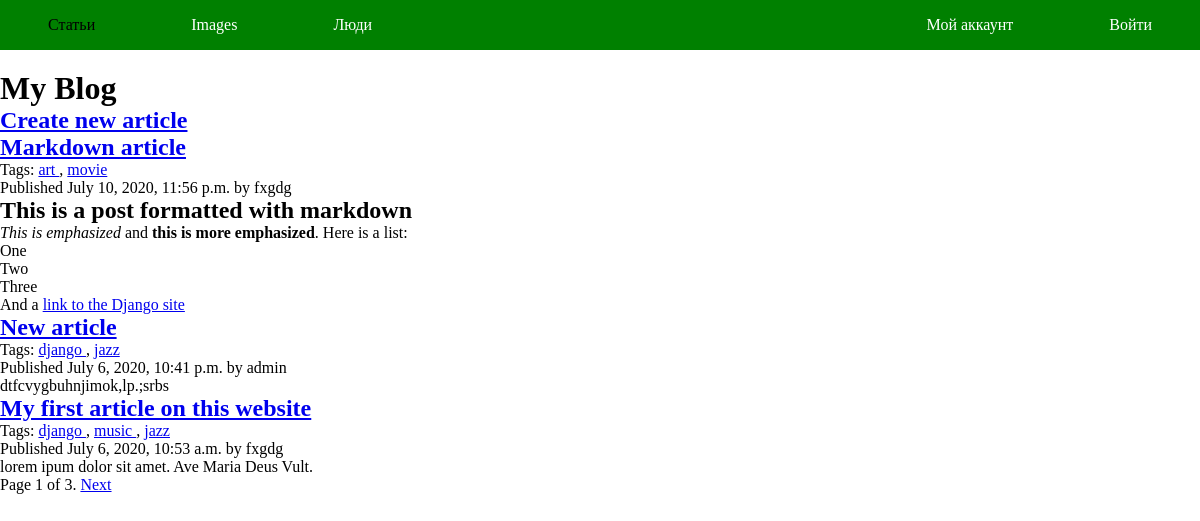
The page /articles/ on the database as committed earlier.
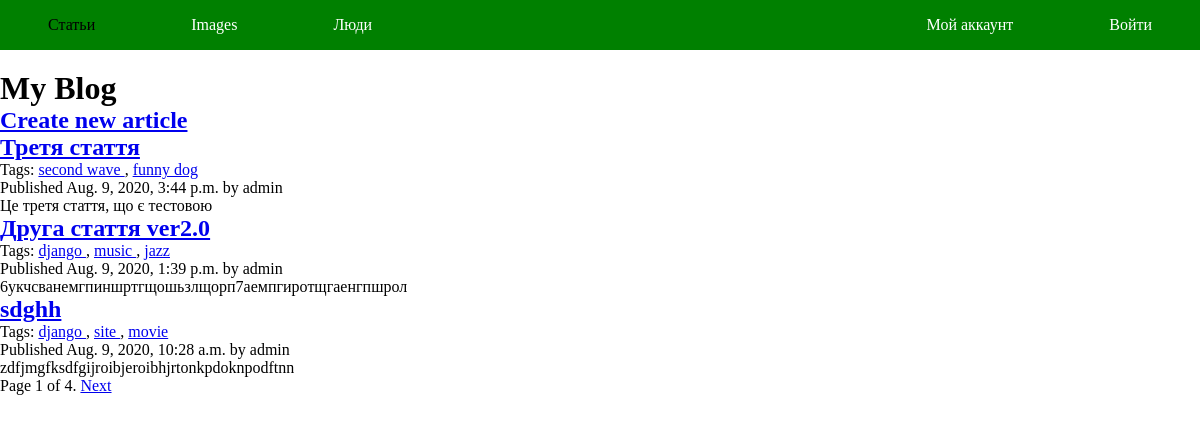
The same page on the database as committed later.
### articles/models.py (models this page shows, shortened)
class Article(models.Model):
    title = models.CharField(max_length=50)
    author = models.ForeignKey(User, on_delete=models.CASCADE)
    text = models.TextField(max_length=10000)
    date_created = models.DateTimeField(auto_now_add=True)
    date_updated = models.DateTimeField(auto_now=True)
    slug = models.SlugField(max_length=50)
    objects = models.Manager
    tags = TaggableManager()
    class Meta:
        ordering = ('-date_created',)
    def get_absolute_url(self):
        return reverse('articles:article_detail', args=[self.date_created.year,
                                                        self.date_created.month,
                                                        self.date_created.day, self.slug])

### articles/views.py (the view)
# urls.py: path('', views.all_articles, name='all_articles'),
def all_articles(request, tag_slug=None):
    articles = Article.objects.all()
    tag = None
    if tag_slug:
        tag = get_object_or_404(Tag, slug=tag_slug)
        articles = articles.filter(tags__in=[tag])
    paginator = Paginator(articles, 3)
    page = request.GET.get('page')
    try:
        articles = paginator.page(page)
    except PageNotAnInteger:
        articles = paginator.page(1)
    except EmptyPage:
        articles = paginator.page(paginator.num_pages)
    return render(request, 'articles/post/list.html', {'page': page,
                                                       'articles': articles,
                                                       'tag': tag,
                                                       'section': 'articles'})

### articles/templatetags/article_tags.py (called while the page is built)
@register.simple_tag
def total_articles():
    return Article.objects.count()

@register.inclusion_tag('articles/post/latest_articles.html')
def show_latest_articles(count=5):
    latest_articles = Article.objects.order_by('-date_created')[:count]
    return {'latest_articles': latest_articles}

@register.simple_tag
def get_most_commented_articles(count=5):
    return Article.objects.annotate(total_comments=Count('comments')).\
               order_by('-total_comments')[:count]

@register.filter(name='markdown')
def markdown_format(text):
    return mark_safe(markdown.markdown(text))

### templates/articles/post/list.html (shortened to what this page needs)
{% extends "../../base.html" %}
{% load article_tags %}
{% block content %}
    <h1>My Blog</h1>
    <h2><a href="{% url 'articles:create_article' %}">Create new article</a></h2>
    {% for article in articles %}
        <h2>
            <a href="{{ article.get_absolute_url }}">{{ article.title }}</a>
        </h2>
        <p class="tags">
            Tags:
                {% for tag in article.tags.all %}
                    <a href="{% url 'articles:all_articles_by_tag' tag.slug %}">
                        {{ tag.name }}
                    </a>
                    {% if not forloop.last %}, {% endif %}
                {% endfor %}
        </p>
        <p class="date">Published {{ article.date_created }} by {{ article.author }}</p>
        {{ article.text|markdown|truncatewords_html:30 }}
    {% endfor %}
    {% include "pagination.html" with page=articles %}
{% endblock %}

### templates/base.html (shortened to what this page needs)
<!DOCTYPE html>
{% load article_tags %}
{% load static %}
<html lang="ru">
<head>
    <link rel="stylesheet" href="{% static 'css/base1.css' %}">
</head>
<body>
    <header class="header">
    	<nav class="menu">
	        <ul class="main-menu">
	            <li {% if section == "articles" %}class="nav-item selected"{% else %} class="nav-item"{% endif %}>
	                <a href="{% url 'articles:all_articles' %}">Статьи</a>
	            </li>
	            <li {% if section == "images" %}class="nav-item selected"{% else %} class="nav-item"{% endif %}>
	                <a href="{% url 'images:list' %}">Images</a>
	            </li>
	            <li {% if section == "people" %}class="nav-item selected"{% else %} class="nav-item"{% endif %}>
	                <a href="{% url 'account:user_list' %}">Люди</a>
	            </li>
	        </ul>
        </nav>
        <nav class="menu">
	        <ul class="user-menu">
	        	<li {% if section == "dashboard" %}class="nav-item selected"{% else %} class="nav-item"{% endif %}>
	                    <a href="{% url 'account:dashboard' %}">Мой аккаунт</a>
                </li>
                {% if request.user.is_authenticated %}
                <li class="nav-item">
                    <a href="{% url 'account:logout' %}">Выйти</a>
                </li>
	            {% else %}
                <li class="nav-item">
	                <a href="{% url 'account:login' %}">Войти</a>
                </li>
	            {% endif %}
	        </ul>
        </nav>
    </header>
    <div id="content">
        {% block content %}{% endblock %}
    </div>
</body>
</html>

### templates/pagination.html (shortened to what this page needs)
<div class="pagination">
    <span class="step-links">
    <span class="current">
        Page {{ page.number }} of {{ page.paginator.num_pages }}.
    </span>
    {% if page.has_next %}
        <a href="?page={{ page.next_page_number }}">Next</a>
    {% endif %}
    </span>
</div>

### static/css/base1.css (style rules this page uses)
* { margin: 0; padding: 0; }
header { width: 100%; background-color: green; display: flex; justify-content: space-between; position: fixed; top: 0; }
.main-menu, .user-menu { display: flex; list-style: none; }
li.selected a { color: black; }
.nav-item a { display: block; text-decoration: none; color: white; padding: 1em 3em; }
#content { margin-top: 70px; }

Rows that differ between the two databases and show on the page:
no longer on this page (row unchanged): Article: title "Markdown article", date_created "July 10, 2020, 11:56 p.m.", author "fxgdg", text "This is a post formatted with markdown This is emphasized and this is more emphasized . Here is a list: One Two Three And a link to the Django site", Tag (name "movie")
no longer on this page (row unchanged): Tag: name "art", shown under "Markdown article"
no longer on this page (row unchanged): Article: title "New article", date_created "July 6, 2020, 10:41 p.m.", author "admin", text "dtfcvygbuhnjimok,lp.;srbs", Tag (name "django"), Tag (name "jazz")
no longer on this page (row unchanged): Article: title "My first article on this website", date_created "July 6, 2020, 10:53 a.m.", author "fxgdg", text "lorem ipum dolor sit amet. Ave Maria Deus Vult.", Tag (name "django"), Tag (name "music"), Tag (name "jazz")
added Article: title "Третя стаття", date_created "Aug. 9, 2020, 3:44 p.m.", author "admin", text "Це третя стаття, що є тестовою"
added Tag: name "second wave", shown under "Третя стаття"
added Tag: name "funny dog", shown under "Третя стаття"
added Article: title "Друга стаття ver2.0", date_created "Aug. 9, 2020, 1:39 p.m.", author "admin", text "6укчсванемгпиншртгщошьзлщорп7аемпгиротщгаенгпшрол", Tag (name "django"), Tag (name "music"), Tag (name "jazz")
added Article: title "sdghh", date_created "Aug. 9, 2020, 10:28 a.m.", author "admin", text "zdfjmgfksdfgijroibjeroibhjrtonkpdoknpodftnn", Tag (name "django"), Tag (name "movie")
now on this page (row unchanged): Tag: name "site", shown under "sdghh"
Other text that changed with them:
{{ page.paginator.num_pages }}: "3" → "4"
